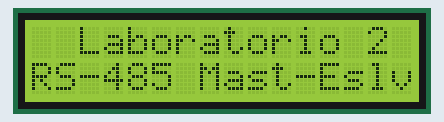
Simulated run of this sketch. Board: Arduino Uno, built with avr-gcc and run on an emulated ATmega328P. Shown: 16×2 character LCD. What the sketch prints to the serial monitor is not drawn.

Above: at 0.1 s.
At 5.2 s:
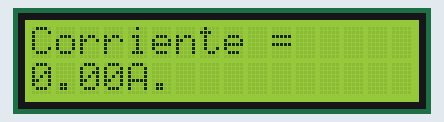

The sketch:

Esclavo_Corriente.ino
```cpp
#include <LiquidCrystal_I2C.h>
LiquidCrystal_I2C lcd(0x27, 16, 2);//crear un objeto lcd (DIRECCIÓN pantalla, Tamaño x, Tamño y)
int ADC;
float I;
float R = 5.3;
float A;
float C=0;
void setup()
{
  Serial.begin(9600);
  lcd.init();;//inicializar la pantalla lcd
  lcd.backlight();//Encender la luz de fondo
  lcd.setCursor (0, 0);//poner el cursor en las coordenadas (x,y)
  lcd.print("  Laboratorio 2 ");//muestra en la pantalla max 20 caracteres
  lcd.setCursor (0, 1);//poner el cursor en las coordenadas (x,y)
  lcd.print("RS-485 Mast-Eslv");//muestra en la pantalla max 20 caracteres
  delay (5000);
}

void loop()
{
  if (Serial.available()) {
    ADC = Serial.read();//Leemos el dato recibido
    I = (ADC*5/255);
    A = (I/R);
    if (A >0.56)
    {C = A;}

  }
  lcd.clear();
  lcd.print("Corriente = ");
  lcd.setCursor(0,1);
  lcd.println(C);
  Serial.print(C);
  lcd.setCursor(4,1);
  lcd.print("A.");
  delay(1000);//Esperamos 1 segundo antes de repetir el loop
}
```
